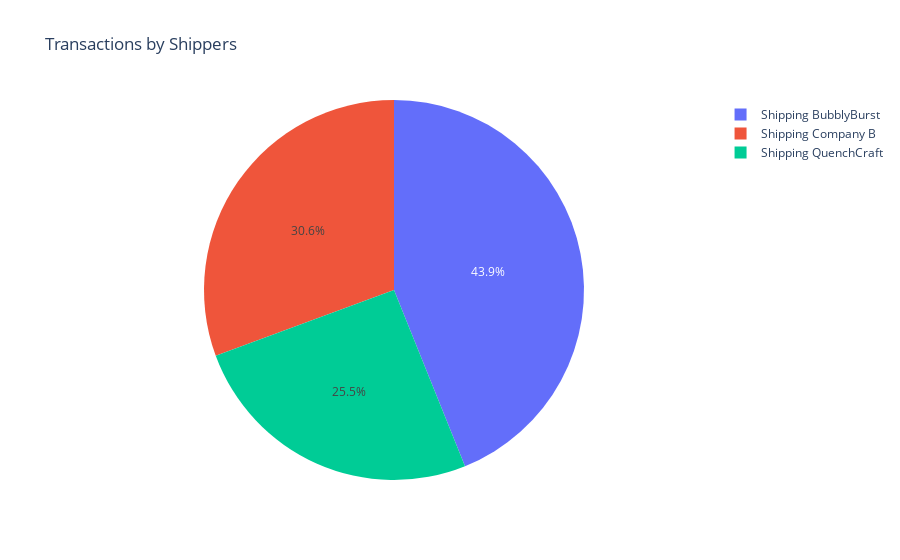

This figure's notebook cell:
### Code cell
# Count values for Shipper Name
shipper_name_count = sales_df['Shipper Name'].value_counts().reset_index()
shipper_name_count.rename(columns={'index':'Shipper Name', 'Shipper Name':'Count'}, inplace=True)

#  Pie chart of Shipper Name count
px.pie(shipper_name_count,
       values='Count',
       names='Shipper Name',
       title='Transactions by Shippers')

### Figure 1 — Plotly figure (JSON) as saved in the notebook; plotly's stock layout.template omitted (floating-point values rounded to 4 significant figures)
{"data": [{"domain": {"x": [0, 1], "y": [0, 1]}, "hovertemplate": "Shipper Name=%{label}<br>Count=%{value}<extra></extra>", "labels": ["Shipping BubblyBurst", "Shipping Company B", "Shipping QuenchCraft"], "legendgroup": "", "name": "", "showlegend": true, "type": "pie", "values": [162, 113, 94]}], "layout": {"legend": {"tracegroupgap": 0}, "title": {"text": "Transactions by Shippers"}}}
